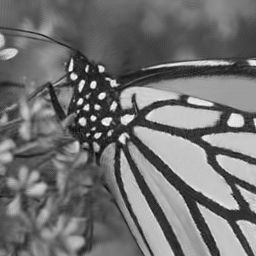
%> input picture butter.tif, 256 x 256 px
$ octave applyFilter.m   (GNU Octave 9; MATLAB toolbox functions it lacks are replaced by stand-ins)
%> lines starting %> are read from the running program, lines starting %| are printed output that depends on the picture
### meanFilter.m
% Performs arithmetic mean filtering

function [imgFilt]=meanFilter(img,L)

N=size(img,1);
P=(L-1)/2;
img=padImg(img,P);
% ARITHMETIC MEAN
kernel=1/L^2*ones(L,L);
invKernel=kernel(L:-1:1,L:-1:1);
imgFilt=zeros(N,N);
for y=1:N
    for x=1:N
        target=img(y:(y+2*P),x:(x+2*P));
        imgFilt(y,x)=sum(sum(target.*invKernel));
    end
end

### applyFilter.m
% HOMEWORK 4: IMPLEMENTATION OF ARITHMETIC MEAN, GEOMETRIC MEAN, HARMONIC
% MEAN, AND MAX AND MIN FILTERS
% JAFET MORALES

close all;
clear all;
clc;

img=imread('butter.tif');
%> img is the input picture: size 256x256 uint8; min 5, max 255, mean 113.1
N=size(img,1);
%> N = 256

% GAUSSIAN NOISE
std=20;
noise=std*randn(size(img));
imgNoised=double(uint8(double(img)+noise));
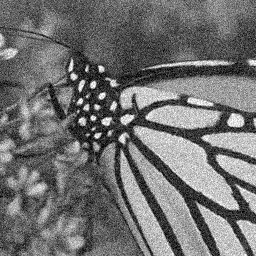
%> imgNoised: size 256x256 double; min 0, max 255, mean 112.9

figure(1);imshow(img,[0 255]);
figure(2);imshow(uint8(imgNoised),[0 255]);


% MUST BE ODD
L=5;
P=(L-1)/2;
imgNoisedDummy=imgNoised;
imgNoisedDummy(N+2*P,N+2*P)=0;
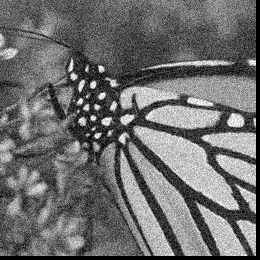
%> imgNoisedDummy: size 260x260 double; min 0, max 255, mean 109.5
imgNoisedDummy=circshift(imgNoisedDummy,[P,P]);
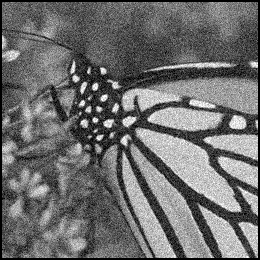
%> imgNoisedDummy: size 260x260 double; min 0, max 255, mean 109.5; mean of the top-left, top-right, bottom-left and bottom-right quarters 95.2, 108.2, 97.7, 136.9

% ARITHMETIC MEAN
kernel=meanFilter(L);
%> the run ends on the next line
